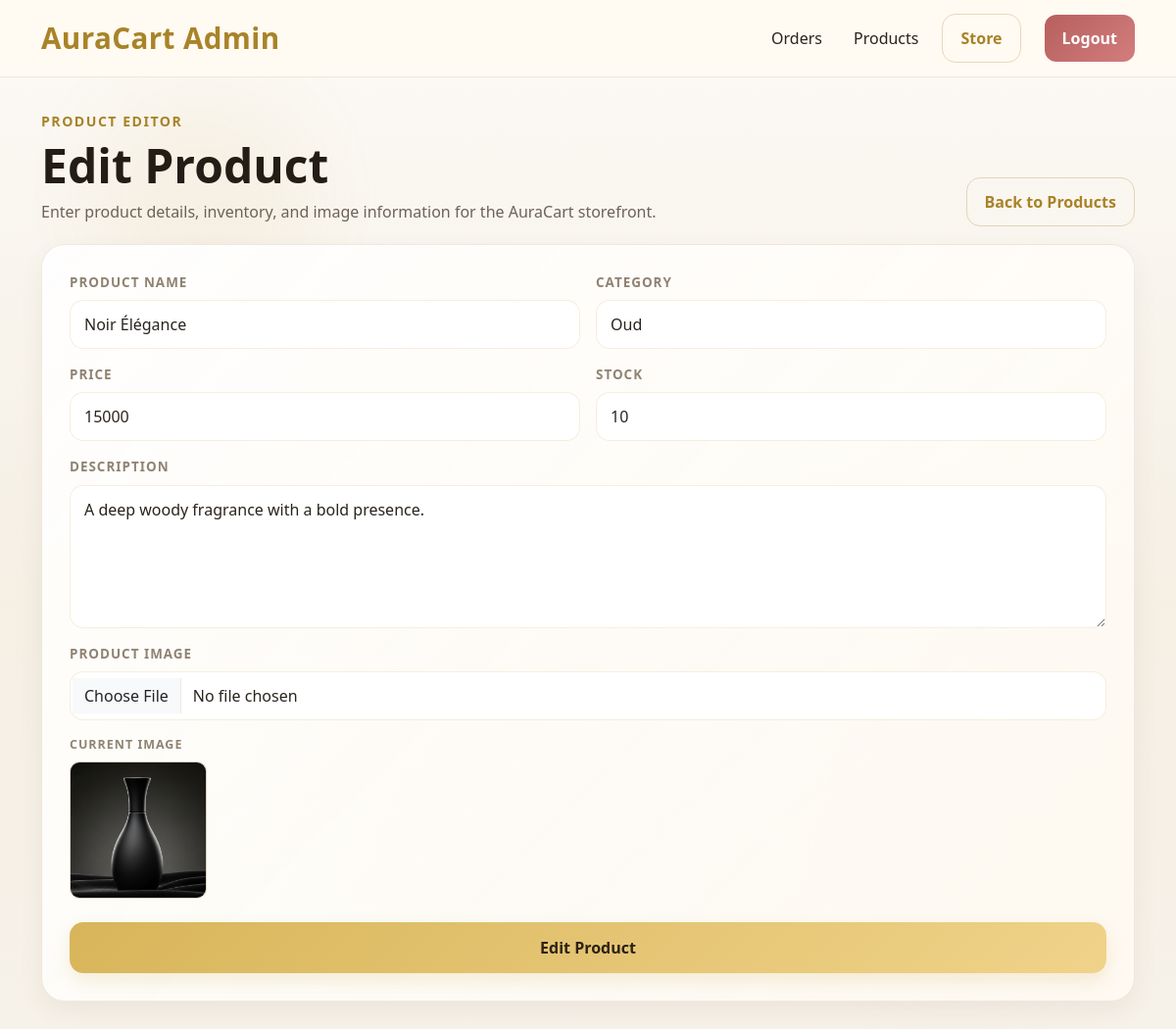
/admin/products/edit/1 (signed in), run on the app's committed database.
### tables this page shows
CREATE TABLE products (
            id INTEGER PRIMARY KEY AUTOINCREMENT,
            name TEXT NOT NULL,
            description TEXT NOT NULL,
            price INTEGER NOT NULL,
            image TEXT,
            category TEXT,
            stock INTEGER DEFAULT 0,
            created_at TIMESTAMP DEFAULT CURRENT_TIMESTAMP
        );

### app.py (the view, shortened to what this page needs)
@app.route("/admin/products/edit/<int:product_id>", methods=["GET", "POST"])
def admin_edit_product(product_id):
    if not session.get("admin_logged_in"):
        return redirect(url_for("admin_login"))
    product = get_product(product_id)
    if not product:
        return "Product not found", 404
    return render_template("admin_product_form.html", error=None, product=product, action="Edit")

### app.py (called while the page is built)
def get_db_connection():
    conn = sqlite3.connect(DATABASE)
    conn.row_factory = sqlite3.Row
    return conn

def get_all_products():
    conn = get_db_connection()
    products = conn.execute("""
        SELECT * FROM products
        ORDER BY created_at DESC
    """).fetchall()
    conn.close()
    return products

def get_product(product_id):
    products = get_all_products()
    return next((product for product in products if product["id"] == product_id), None)

### templates/admin_product_form.html (shortened to what this page needs)
<!DOCTYPE html>
<html lang="en">
<head>
    <link href="https://cdn.jsdelivr.net/npm/bootstrap@5.3.3/dist/css/bootstrap.min.css" rel="stylesheet">
    <link rel="stylesheet" href="{{ url_for('static', filename='style.css') }}">
</head>
<body class="auracart-body">
    <div class="bg-animation">
        <span class="blob blob1"></span>
        <span class="blob blob2"></span>
    </div>
    <nav class="navbar navbar-expand-lg premium-navbar">
        <div class="container">
            <a class="navbar-brand brand-logo" href="{{ url_for('home') }}">AuraCart Admin</a>
            <div class="collapse navbar-collapse" id="adminNav">
                <ul class="navbar-nav ms-auto align-items-lg-center gap-lg-3">
                    <li class="nav-item">
                        <a class="nav-link premium-nav-link" href="{{ url_for('admin') }}">Orders</a>
                    </li>
                    <li class="nav-item">
                        <a class="nav-link premium-nav-link" href="{{ url_for('admin_products') }}">Products</a>
                    </li>
                    <li class="nav-item">
                        <a class="btn premium-outline-btn me-lg-2" href="{{ url_for('home') }}">Store</a>
                    </li>
                    <li class="nav-item">
                        <a class="btn admin-danger-btn" href="{{ url_for('admin_logout') }}">Logout</a>
                    </li>
                </ul>
            </div>
        </div>
    </nav>
    <section class="admin-page-section">
        <div class="container">
            <div class="admin-page-header fade-up">
                <div>
                    <p class="section-kicker mb-2">Product Editor</p>
                    <h1 class="admin-page-title">{{ action }} Product</h1>
                    <p class="admin-page-text">
                        Enter product details, inventory, and image information for the AuraCart storefront.
                    </p>
                </div>
                <a href="{{ url_for('admin_products') }}" class="btn premium-outline-btn">
                    Back to Products
                </a>
            </div>
            <div class="admin-form-panel fade-up">
                <form method="POST" enctype="multipart/form-data" id="adminProductForm">
                    <div class="row g-3">
                        <div class="col-md-6">
                            <label class="luxury-label">Product Name</label>
                            <input type="text" name="name" class="form-control luxury-input"
                                   value="{{ product.name if product else '' }}">
                        </div>
                        <div class="col-md-6">
                            <label class="luxury-label">Category</label>
                            <input type="text" name="category" class="form-control luxury-input"
                                   value="{{ product.category if product else '' }}">
                        </div>
                        <div class="col-md-6">
                            <label class="luxury-label">Price</label>
                            <input type="number" name="price" class="form-control luxury-input"
                                   value="{{ product.price if product else '' }}">
                        </div>
                        <div class="col-md-6">
                            <label class="luxury-label">Stock</label>
                            <input type="number" name="stock" class="form-control luxury-input"
                                   value="{{ product.stock if product else '' }}">
                        </div>
                        <div class="col-12">
                            <label class="luxury-label">Description</label>
                            <textarea name="description" rows="5" class="form-control luxury-input luxury-textarea">{{ product.description if product else '' }}</textarea>
                        </div>
                        <div class="col-12">
                            <label class="luxury-label">Product Image</label>
                            <input type="file" name="image" class="form-control luxury-input" accept=".png,.jpg,.jpeg,.webp">
                            {% if product and product.image %}
                            <div class="mt-3">
                                <p class="admin-current-image-label mb-2">Current Image</p>
                                <img src="{{ url_for('static', filename='images/' + product.image) }}"
                                     alt="{{ product.name }}"
                                     class="admin-preview-image">
                            </div>
                            {% endif %}
                        </div>
                    </div>
                    <button type="submit" class="btn premium-gold-btn w-100 mt-4">
                        {{ action }} Product
                    </button>
                </form>
            </div>
        </div>
    </section>
</body>
</html>

### data on the page
products: name "Noir Élégance", category "Oud", price "15000", stock "10", description "A deep woody fragrance with a bold presence.", image (picture)

### other printed values
{{ action }} "Edit"
